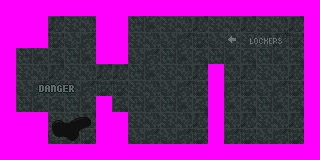

Tiled map render using the project's own tile images. Description and the map definition, with tile-layer contents summarised, below:
An orthogonal 20x10 tile map with 16x16 px tiles, 2 tile layers (background, walls) and 6 objects (access card, energy, cooler, door, ripley, ...).

<map version="1.0" orientation="orthogonal" width="20" height="10" tilewidth="16" tileheight="16">
 <tileset firstgid="1" name="tileset1" tilewidth="16" tileheight="16">
  <image source="tilesets/tileset01.png" width="320" height="400" />
 </tileset>
 <layer name="background" width="20" height="10">
  <data>[200 cells, 200 non-empty, 35 distinct tile ids]</data>
 </layer>
 <layer name="walls" width="20" height="10">
  <data>[200 cells, 80 non-empty, 1 distinct tile ids]</data>
 </layer>
 <objectgroup name="objects" width="20" height="10">
  <object name="access card" x="224" y="96" width="16" height="16" />
  <object name="energy" x="128" y="16" width="16" height="16" />
  <object name="cooler" x="16" y="16" width="32" height="32" />
  <object name="door" x="96" y="64" width="16" height="32" />
  <object name="ellen" type="ripley" x="256" y="112" width="32" height="32" />
  <object name="locker" x="112" y="128" width="16" height="16" />
 </objectgroup>
</map>
